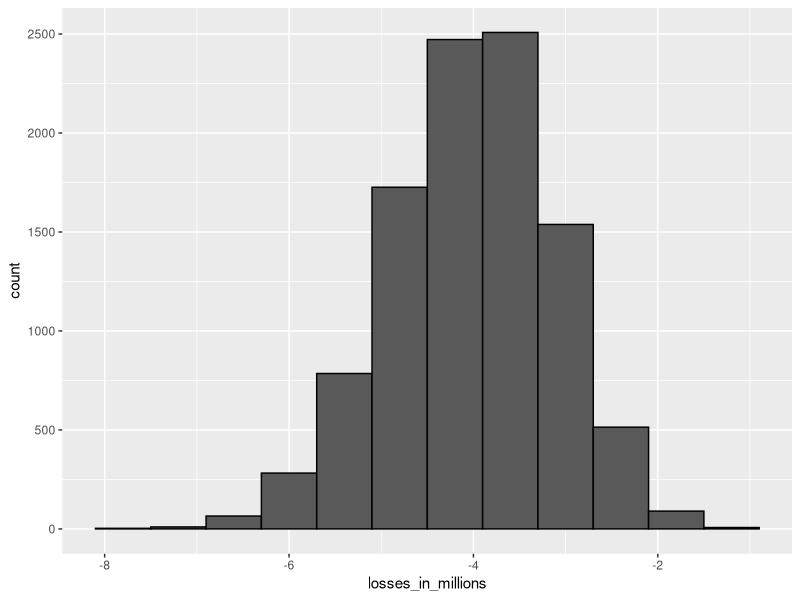
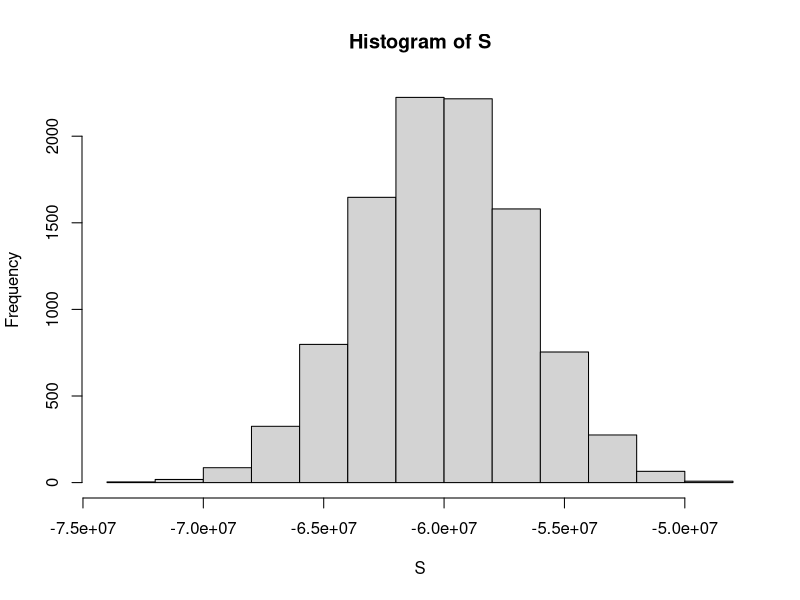

Write R code to recreate these figures, in order. (Note: this script raises an error after producing the figures.)
# IMPORTANT NOTE! If you use R 3.6 or later, you will need to use the command format set.seed(x, sample.kind = "Rounding") instead of set.seed(x). Your R version will be printed at the top of the Console window when you start RStudio.

########################################################################
## 4.1 The Big Short: Interest Rates Explained
########################################################################

# Code: Interest rate sampling model
n <- 1000
loss_per_foreclosure <- -200000
p <- 0.02
defaults <- sample( c(0,1), n, prob=c(1-p, p), replace = TRUE)
sum(defaults * loss_per_foreclosure)

# Code: Interest rate Monte Carlo simulation
B <- 10000
losses <- replicate(B, {
    defaults <- sample( c(0,1), n, prob=c(1-p, p), replace = TRUE) 
    sum(defaults * loss_per_foreclosure)
})
mean(losses)

# Code: Plotting expected losses
library(tidyverse)
data.frame(losses_in_millions = losses/10^6) %>%
    ggplot(aes(losses_in_millions)) +
    geom_histogram(binwidth = 0.6, col = "black")

# Code: Expected value and standard error of the sum of 1,000 loans
n*(p*loss_per_foreclosure + (1-p)*0)    # expected value 
sqrt(n)*abs(loss_per_foreclosure)*sqrt(p*(1-p))    # standard error

# We solve for x=???lp1???p and calculate x:
x = - loss_per_foreclosure*p/(1-p)
x
# On a $180,000 loan, this equals an interest rate of:
x/180000

# Code: Calculating interest rate for 1% probability of losing money
l <- loss_per_foreclosure
z <- qnorm(0.01)
x <- -l*( n*p - z*sqrt(n*p*(1-p)))/ ( n*(1-p) + z*sqrt(n*p*(1-p)))/x
x/180000    # interest rate
loss_per_foreclosure*p + x*(1-p)    # expected value of the profit per loan
n*(loss_per_foreclosure*p + x*(1-p)) # expected value of the profit over n loans

# Code: Monte Carlo simulation for 1% probability of losing money
# Note that your results will vary from the video because the seed is not set.

B <- 100000
profit <- replicate(B, {
    draws <- sample( c(x, loss_per_foreclosure), n, 
                     prob=c(1-p, p), replace = TRUE)
    sum(draws)
})
mean(profit)    # expected value of the profit over n loans
mean(profit<0)    # probability of losing money

# Code: Expected value with higher default rate and interest rate
p <- .04
loss_per_foreclosure <- -200000
r <- 0.05
x <- r*180000
loss_per_foreclosure*p + x*(1-p)

# Code: Calculating number of loans for desired probability of losing money
# The number of loans required is:

z <- qnorm(0.01)
l <- loss_per_foreclosure
n <- ceiling((z^2*(x-l)^2*p*(1-p))/(l*p + x*(1-p))^2)
n    # number of loans required
n*(loss_per_foreclosure*p + x * (1-p))    # expected profit over n loans

# Code: Monte Carlo simulation with known default probability
# This Monte Carlo simulation estimates the expected profit given a known probability of default p=0.04. Note that your results will differ from the video because the seed is not set.

B <- 10000
p <- 0.04
x <- 0.05 * 180000
profit <- replicate(B, {
    draws <- sample( c(x, loss_per_foreclosure), n, 
                     prob=c(1-p, p), replace = TRUE) 
    sum(draws)
})
mean(profit)

# Code: Monte Carlo simulation with unknown default probability
# This Monte Carlo simulation estimates the expected profit given an unknown probability of default 0.03???p???0.05, modeling the situation where an event changes the probability of default for all borrowers simultaneously. Note that your results will differ from the video because the seed is not set.

p <- 0.04
x <- 0.05*180000
profit <- replicate(B, {
    new_p <- 0.04 + sample(seq(-0.01, 0.01, length = 100), 1)
    draws <- sample( c(x, loss_per_foreclosure), n, 
                     prob=c(1-new_p, new_p), replace = TRUE)
    sum(draws)
})
mean(profit)    # expected profit
mean(profit < 0)    # probability of losing money
mean(profit < -10000000)    # probability of losing over $10 million

########################################################################
## exercise
########################################################################
# 1
# Assign the number of loans to the variable `n`
n <- 10000

# Assign the loss per foreclosure to the variable `loss_per_foreclosure`
loss_per_foreclosure <- -200000

# Assign the probability of default to the variable `p_default`
p_default <- 0.03

# Use the `set.seed` function to make sure your answer matches the expected result after random sampling
set.seed(1)

# Generate a vector called `defaults` that contains the default outcomes of `n` loans
defaults <- sample(c(0,1),n,c(1-p_default,p_default),replace = TRUE)

# Generate `S`, the total amount of money lost across all foreclosures. Print the value to the console.
S <- sum(defaults)*loss_per_foreclosure
S

# 2
# Assign the number of loans to the variable `n`
n <- 10000

# Assign the loss per foreclosure to the variable `loss_per_foreclosure`
loss_per_foreclosure <- -200000

# Assign the probability of default to the variable `p_default`
p_default <- 0.03

# Use the `set.seed` function to make sure your answer matches the expected result after random sampling
set.seed(1)

# The variable `B` specifies the number of times we want the simulation to run
B <- 10000

# Generate a list of summed losses 'S'. Replicate the code from the previous exercise over 'B' iterations to generate a list of summed losses for 'n' loans.  Ignore any warnings for now.

S<- replicate(B, {
    defaults <- sample( c(0,1), n, prob=c(1-p_default, p_default), replace = TRUE) 
    sum(defaults * loss_per_foreclosure)
})

# Plot a histogram of 'S'.  Ignore any warnings for now.
hist(S)

# 4
# Code: Expected value and standard error of the sum of 1,000 loans
n*(p*loss_per_foreclosure + (1-p)*0)    # expected value 
sqrt(n)*abs(loss_per_foreclosure)*sqrt(p*(1-p))    # standard error

# 5
# Assign the loss per foreclosure to the variable `loss_per_foreclosure`
loss_per_foreclosure <- -200000

# Assign the probability of default to the variable `p_default`
p_default <- 0.03

# Assign a variable `x` as the total amount necessary to have an expected outcome of $0
x <- 0
p_default*loss_per_foreclosure + (1-p_default)*x
x <- (0 - (p_default*loss_per_foreclosure))/(1-p_default)

# Convert `x` to a rate, given that the loan amount is $180,000. Print this value to the console.
x/180000

# 6
# Assign the number of loans to the variable `n`
n <- 10000

# Assign the loss per foreclosure to the variable `loss_per_foreclosure`
loss_per_foreclosure <- -200000

# Assign the probability of default to the variable `p_default`
p_default <- 0.03

# Generate a variable `z` using the `qnorm` function
z <- qnorm(0.05)

# Generate a variable `x` using `z`, `p_default`, `loss_per_foreclosure`, and `n`
x <- -loss_per_foreclosure*( n*p_default - z*sqrt(n*p_default*(1 - p_default)))/ ( n*(1 - p_default) + z*sqrt(n*p_default*(1 - p_default)))

# Convert `x` to an interest rate, given that the loan amount is $180,000. Print this value to the console.
x / 180000

########################################################################
## Final exercise
########################################################################

library(dslabs)
data("death_prob")

str(death_prob)
death_prob$prob[age=50]
death_prob$sex[death_prob$age==50]
death_prob$sex[sex=='Female']

death_prob[death_prob$age==50]

# 1a
death_prob$prob[death_prob$age==50]
death_prob$sex[death_prob$age==50]

# 1b
p<-0.003193
loss_per_claim<- -150000
profit_per_healthy_policy<-1150
n<-1
ev <- n*(loss_per_claim*p)+(profit_per_healthy_policy*(1-p))
ev

# 1c
se <- sqrt(n) * (abs(loss_per_claim - profit_per_healthy_policy))*sqrt(p*(1-p)) #wrong
se

# 1d
n<-1000
ev <- n*((loss_per_claim*p)+(profit_per_healthy_policy*(1-p)))
ev

# 1e
# Compute 'se', the standard error of the sum of 100 outcomes
se <- sqrt(n) * (17 - -1)*sqrt(p_green*p_not_green)

se <- sqrt(n) * (abs(loss_per_claim - profit_per_healthy_policy))*sqrt(p*(1-p))
se <- sqrt(n) * (17 - -1)*sqrt(p_green*p_not_green)
se

# 1f
B <- 1000000
n<-1000
p <- 0.003193
profit <- replicate(B, {
    draws <- sample( c(profit_per_healthy_policy, loss_per_claim), n, 
                     prob=c(1-p, p), replace = TRUE) 
    sum(draws)
})
mean(profit<0) # wrong answer

ev <- n*((profit_per_healthy_policy*(1-p))+(loss_per_claim*p))
se <- sqrt(n) * abs(profit_per_healthy_policy-loss_per_claim) * sqrt(p*(1-p))

abs(profit_per_healthy_policy - loss_per_claim)
abs(loss_per_claim - profit_per_healthy_policy)

pnorm(0, ev, se)

# 2a
death_prob$prob[death_prob$age==50]
death_prob$sex[death_prob$age==50]
p<-0.005013

# 2b
ev <- 700000
ev <- n*((profit_per_healthy_policy*(1-p))+(loss_per_claim*p))
profit_per_healthy_policy <- ((ev/n)-(loss_per_claim*p))/(1-p)
profit_per_healthy_policy

# 2c
se <- sqrt(n) * abs(profit_per_healthy_policy-loss_per_claim) * sqrt(p*(1-p))
se

# 2d
pnorm(0, ev, se)

# 3a
p<-0.015
loss_per_claim<- -150000
profit_per_healthy_policy<-1150
n<-1000

ev <- n*((profit_per_healthy_policy*(1-p))+(loss_per_claim*p))
ev

# 3b
se <- sqrt(n) * abs(profit_per_healthy_policy-loss_per_claim) * sqrt(p*(1-p))
se

# 3c
pnorm(0, ev, se)

# 3d
pnorm(1000000, ev, se)

# 3e
p <- seq(.01, .03, .001)

probabilityOfLosingMoney <- function(p) {
    ev <- n*((profit_per_healthy_policy*(1-p))+(loss_per_claim*p))
    se <- sqrt(n) * abs(profit_per_healthy_policy-loss_per_claim) * sqrt(p*(1-p))
    pnorm(0, ev, se)
}

prob <- sapply(p, probabilityOfLosingMoney)    # element-wise application of compute_prob to n
plot(p, prob)
prob[prob>0.9]
p[prob>0.9]

# 3f
p <- seq(.01, .03, .0025)
probabilityOfLosingMoney <- function(p) {
    ev <- n*((profit_per_healthy_policy*(1-p))+(loss_per_claim*p))
    se <- sqrt(n) * abs(profit_per_healthy_policy-loss_per_claim) * sqrt(p*(1-p))
    pnorm(-1000000, ev, se)
}

prob <- sapply(p, probabilityOfLosingMoney)    # element-wise application of compute_prob to n
plot(p, prob)
prob[prob>0.9]
p[prob>0.9]

# 4a
set.seed(25, sample.kind = "Rounding")

p<- 0.015
loss_per_claim<- -150000
profit_per_healthy_policy<- 1150
n<- 1000
ev <- n*((profit_per_healthy_policy*(1-p))+(loss_per_claim*p))
se <- sqrt(n) * abs(profit_per_healthy_policy-loss_per_claim) * sqrt(p*(1-p))

s <- sample(c(profit_per_healthy_policy,loss_per_claim),n,
       c((1-p),p), replace = TRUE)
sum(s)/(10^6)

# 4b
set.seed(27, sample.kind = "Rounding")
B<-10000
p<- 0.015
loss_per_claim<- -150000
profit_per_healthy_policy<- 1150
n<- 1000
same_day <- replicate(B, {
    s <- sample(c(profit_per_healthy_policy,loss_per_claim),n,
                c((1-p),p), replace = TRUE)
    sum(s)
})
mean(same_day < -1000000)

# 5a
p<- 0.015
loss_per_claim<- -150000
n<- 1000

ev <- ??
ev <- n*((profit_per_healthy_policy*(1-p))+(loss_per_claim*p))
profit_per_healthy_policy <- ((ev/n)-(loss_per_claim*p))/(1-p)
x <- profit_per_healthy_policy
profit_per_healthy_policy


a<- function(profit_per_healthy_policy){
    ev <- n*((profit_per_healthy_policy*(1-p))+(loss_per_claim*p))
    se <- sqrt(n) * abs(profit_per_healthy_policy-loss_per_claim) * sqrt(p*(1-p))
    print(pnorm(0, ev, se))
    print(pnorm(0, ev, se) < 0.05)
}

premiums<- seq((3268.06),3269,0.1)
#    c(3210)
probs <- sapply(premiums, a)
premiums[probs==0.05001081]

profit_per_healthy_policy <- 3268
x <- profit_per_healthy_policy

ev <- n*((profit_per_healthy_policy*(1-p))+(loss_per_claim*p))

# 5d
set.seed(28, sample.kind = "Rounding")
p<- 0.015
loss_per_claim<- -150000
profit_per_healthy_policy <- 3268
x <- profit_per_healthy_policy
n<- 1000
same_day <- replicate(B, {
    s <- sample(c(profit_per_healthy_policy,loss_per_claim),n,
                c((1-p),p), replace = TRUE)
    sum(s)
})
mean(same_day < 0)

# 6
set.seed(29, sample.kind = "Rounding")
B=10000
loss_per_claim<- -150000
profit_per_healthy_policy <- 3268
x <- profit_per_healthy_policy
n<- 1000
same_day <- replicate(B, {
    p<- 0.015 + sample(seq(-0.01, 0.01, length = 100), 1)
    s <- sample(c(profit_per_healthy_policy,loss_per_claim),n,
                c((1-p),p), replace = TRUE)
    sum(s)
})
mean(same_day)
mean(same_day < 0)
mean(same_day < -1000000)
